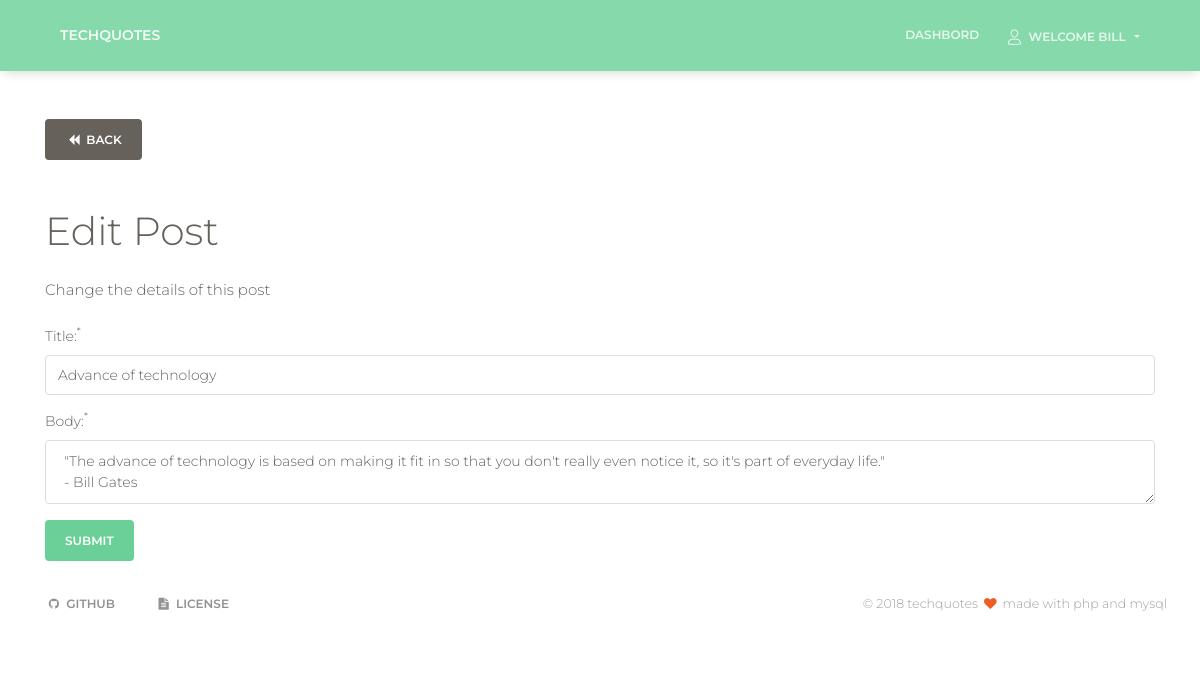
The page /posts/edit/27 (signed in) on the database its author committed.
### tables this page shows
CREATE TABLE `posts` (
  `id` int(11) NOT NULL,
  `user_id` int(11) NOT NULL,
  `title` varchar(225) NOT NULL,
  `body` text NOT NULL,
  `created_at` datetime NOT NULL DEFAULT CURRENT_TIMESTAMP
);

### app/libraries/Core.php (called while the page is built, shortened)
<?php
  class Core {
    protected $currentMethod = 'index';
    public function __construct(){
      $url = $this->getUrl();
      if(file_exists('../app/controllers/'.ucwords($url[0]).'.php')){
        unset($url[0]);
      }
      $this->currentController = new $this->currentController;
      if(isset($url[1])){
        if(method_exists($this->currentController, $url[1])){
          $this->currentMethod = $url[1];
          unset($url[1]);
        }
      }
      $this->params = $url ? array_values($url) : [];
      call_user_func_array([$this->currentController, $this->currentMethod], $this->params);
    }
    public function getUrl(){
        if(isset($_GET['url'])){
          $url = rtrim($_GET['url'], '/');
          $url = filter_var($url, FILTER_SANITIZE_URL);
          $url = explode('/', $url);
          return $url;
        }
    }
  }

### public/index.php (called while the page is built, shortened)
<?php
  $init = new Core;

### app/libraries/Database.php (called while the page is built, shortened)
<?php
class Database {
  private $host = DB_HOST;
  private $user = DB_USER;
  private $pass = DB_PASS;
  private $dbname = DB_NAME;
  private $dbh;
  private $stmt;
  public function __construct() {
    $dsn = 'mysql:host=' . $this->host . ';dbname=' . $this->dbname;
    $options = array (
      PDO::ATTR_PERSISTENT => true,
      PDO::ATTR_ERRMODE => PDO::ERRMODE_EXCEPTION
    );
    try {
      $this->dbh = new PDO ($dsn, $this->user, $this->pass, $options);
    }
    catch ( PDOException $e ) {
      $this->error = $e->getMessage();
    }
  }
  public function query($query) {
    $this->stmt = $this->dbh->prepare($query);
  }
  public function bind($param, $value, $type = null) {
    if (is_null ($type)) {
      switch (true) {
        default :
          $type = PDO::PARAM_STR;
      }
    }
    $this->stmt->bindValue($param, $value, $type);
  }
  public function execute(){
    return $this->stmt->execute();
  }
  public function single(){
    $this->execute();
    return $this->stmt->fetch(PDO::FETCH_OBJ);
  }
}

### app/models/Post.php (called while the page is built, shortened)
<?php
  class Post {
    private $db;
    public function __construct(){
      $this->db = new Database;
    }
    public function getPostById($id){
      $this->db->query("SELECT * FROM posts WHERE id = :id");
      $this->db->bind(':id', $id);
      $row = $this->db->single();
      return $row;
    }
  }

### app/views/posts/edit.php (the view, shortened to what this page needs)
<?php require APPROOT . '/views/partials/header.php'; ?>
<div class="container mt-5">
      <div class="row">
        <div class="col">
<a href="<?php echo URLROOT; ?>" class="btn btn-light"><i class="fa fa-backward" aria-hidden="true"></i> Back</a>
      <div class="mt-5">
        <h2>Edit Post</h2>
        <p class="mt-4 mb-4">Change the details of this post</p>
        <form action="<?php echo URLROOT; ?>/posts/edit/<?php echo $data['id']; ?>" method="post">
          <div class="form-group">
            <label>Title:<sup>*</sup></label>
            <input type="text" name="title" class="form-control form-control-lg <?php echo (!empty($data['title_err'])) ? 'is-invalid' : ''; ?>" value="<?php echo $data['title']; ?>">
          </div>
          <div class="form-group" row="12">
              <label>Body:<sup>*</sup></label>
              <textarea name="body" class="form-control form-control-lg <?php echo (!empty($data['body_err'])) ? 'is-invalid' : ''; ?>"><?php echo $data['body']; ?></textarea>
          </div>
          <input type="submit" class="btn btn-success" value="Submit">
        </form>
      </div>
    </div>
  </div>
</div>
<?php require APPROOT . '/views/partials/footer.php'; ?>

### rows shown on the page
posts: title "Advance of technology", body "\"The advance of technology is based on making it fit in so that you don't really even notice it, so it's part of everyday life.\" - Bill Gates"

### other values the page prints
SITENAME "TECHQUOTES"
$_SESSION['user_name'] "BILL"
